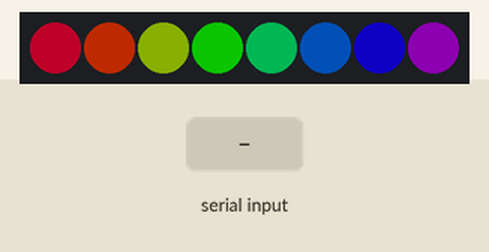
The sketch below on a simulated ESP32. Shown: 8 RGB LEDs in strip order, left to right. The test bench sets the inputs (shaded band). Dim RGB values are drawn brighter than linear; what the sketch prints to the serial monitor is not drawn.

Above: at 2.5 s.
3.9 s: "1\n" received over the second serial link
At 5.1 s:
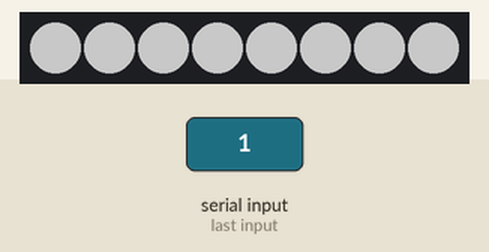
5.4 s: "2\n" received over the second serial link
At 6.3 s:
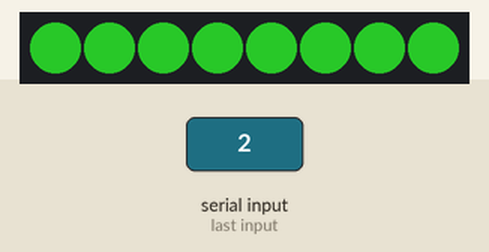
6.9 s: "3\n" received over the second serial link
At 7.5 s:
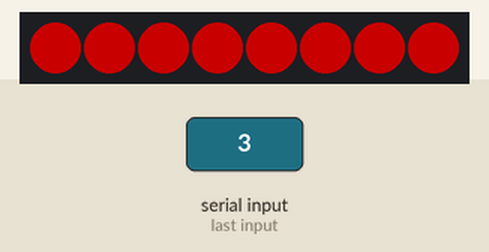
Timing chart, 0 to 9.9 s (numbered marks = the images above; inputs shaded):
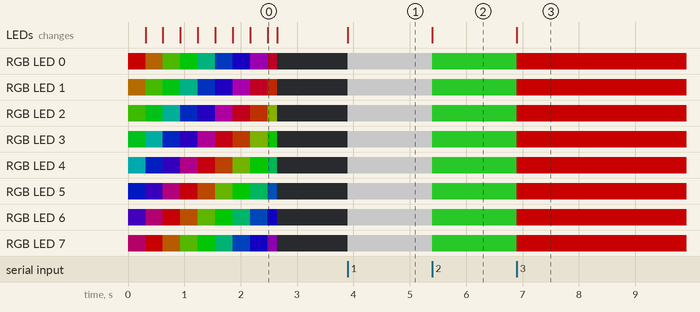

Measured:
- after the input at 3.9 s, RGB LED 0–7: off → RGB(100, 100, 100) at once; the LEDs: change at once (image 1)
- after the input at 5.4 s, RGB LED 0–7: RGB(100, 100, 100) → RGB(20, 100, 20) at once; the LEDs: change at once (image 2)
- after the input at 6.9 s, RGB LED 0–7: RGB(20, 100, 20) → RGB(100, 0, 0) at once; the LEDs: change at once (image 3)

The sketch:

firmware.ino
```cpp
// Hand Gesture Light Control - ESP32 Firmware
// 接收 Jetson Nano 的手勢代碼，控制 WS2812 燈條
//
// 接線:
// - RX: GPIO 16 (接收 Jetson Nano 資料)
// - TX: GPIO 17 (可選，用於除錯)
// - LED Data: GPIO 33 (連接 WS2812)
//
// 手勢代碼:
// 1 -> Paper   -> 白色
// 2 -> Rock    -> 綠色
// 3 -> Scissors-> 紅色
// 4 -> Unknown -> 熄滅

#include <Adafruit_NeoPixel.h>

// LED 設定
#define LED_PIN     33
#define LED_COUNT   8
#define BRIGHTNESS  100

// 初始化 NeoPixel 物件
Adafruit_NeoPixel strip(LED_COUNT, LED_PIN, NEO_GRB + NEO_KHZ800);

// 顏色定義
uint32_t color_paper   = strip.Color(255, 255, 255);  // 白色
uint32_t color_rock    = strip.Color(51, 255, 51);    // 綠色 (#33ff33)
uint32_t color_scissors = strip.Color(255, 0, 0);     // 紅色 (#ff0000)
uint32_t color_off     = strip.Color(0, 0, 0);        // 黑色/熄滅

void setup() {
  // 初始化序列通訊
  Serial.begin(9600);
  Serial2.begin(9600, SERIAL_8N1, 16, 17);  // RX=16, TX=17

  Serial.println("ESP32 Hand Gesture Light Control");
  Serial.println("等待 Jetson Nano 指令...");

  // 初始化 LED 燈條
  strip.begin();
  strip.show();
  strip.setBrightness(BRIGHTNESS);

  // 初始顯示彩虹效果
  rainbowCycle(10);
  clearLEDs();
}

void loop() {
  // 檢查序列埠是否有資料
  if (Serial2.available() > 0) {
    char gesture_code = Serial2.read();

    // 忽略換行符號
    if (gesture_code == '\n' || gesture_code == '\r') {
      return;
    }

    Serial.print("收到手勢代碼: ");
    Serial.println(gesture_code);

    // 根據代碼控制 LED
    switch(gesture_code) {
      case '1':  // Paper - 白色
        Serial.println("手勢: 布 -> 白色燈光");
        setAllLEDs(color_paper);
        break;

      case '2':  // Rock - 綠色
        Serial.println("手勢: 石頭 -> 綠色燈光");
        setAllLEDs(color_rock);
        break;

      case '3':  // Scissors - 紅色
        Serial.println("手勢: 剪刀 -> 紅色燈光");
        setAllLEDs(color_scissors);
        break;

      case '4':  // Unknown - 熄滅
        Serial.println("手勢: 未知 -> 熄滅");
        clearLEDs();
        break;

      default:
        Serial.println("未知代碼");
        break;
    }
  }
}

// 設定所有 LED 為相同顏色
void setAllLEDs(uint32_t color) {
  for(int i = 0; i < LED_COUNT; i++) {
    strip.setPixelColor(i, color);
  }
  strip.show();
}

// 清除所有 LED
void clearLEDs() {
  setAllLEDs(color_off);
}

// 彩虹效果 (初始化用)
void rainbowCycle(uint8_t wait) {
  uint16_t i, j;

  for(j = 0; j < 256; j++) {
    for(i = 0; i < LED_COUNT; i++) {
      strip.setPixelColor(i, Wheel(((i * 256 / LED_COUNT) + j) & 255));
    }
    strip.show();
    delay(wait);
  }
}

// 彩虹顏色輪
uint32_t Wheel(byte WheelPos) {
  WheelPos = 255 - WheelPos;
  if(WheelPos < 85) {
    return strip.Color(255 - WheelPos * 3, 0, WheelPos * 3);
  }
  if(WheelPos < 170) {
    WheelPos -= 85;
    return strip.Color(0, WheelPos * 3, 255 - WheelPos * 3);
  }
  WheelPos -= 170;
  return strip.Color(WheelPos * 3, 255 - WheelPos * 3, 0);
}
```
